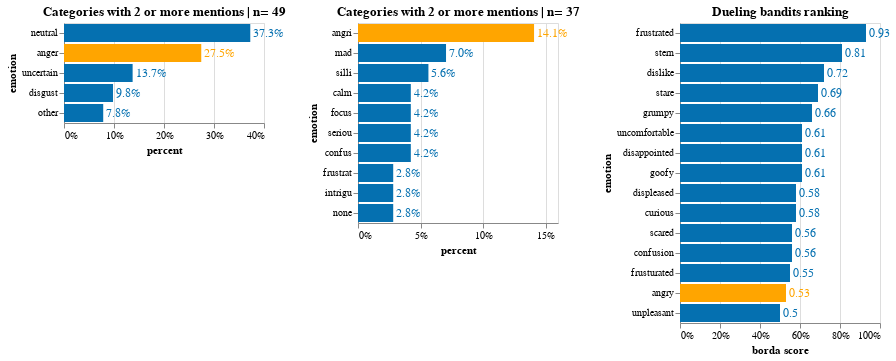

The notebook cell this image was saved under:
### Code cell
(anger_bfa_forced.properties(width=200) | anger_bfa_free.properties(width=200) | anger_bfa_next.properties(width=200))

### Figure 1 — Vega-Lite specification as saved in the notebook (floating-point values rounded to 4 significant figures)
{"config": {"view": {"continuousWidth": 400, "continuousHeight": 300}}, "hconcat": [{"layer": [{"mark": "bar", "encoding": {"color": {"condition": {"value": "orange", "test": "(datum.emotion === 'anger')"}, "value": "#0570b0"}, "x": {"type": "quantitative", "axis": {"format": ".0%"}, "field": "percent"}, "y": {"type": "nominal", "field": "emotion", "sort": "-x"}}, "title": "Categories with 2 or more mentions | n= 49"}, {"mark": {"type": "text", "align": "left", "baseline": "middle", "dx": 3, "fontSize": 12}, "encoding": {"color": {"condition": {"value": "orange", "test": "(datum.emotion === 'anger')"}, "value": "#0570b0"}, "text": {"type": "quantitative", "field": "percent", "format": ".1%"}, "x": {"type": "quantitative", "axis": {"format": ".0%"}, "field": "percent"}, "y": {"type": "nominal", "field": "emotion", "sort": "-x"}}, "title": "Categories with 2 or more mentions | n= 49"}], "data": {"name": "data-10ce7ba54f9577f764739d23abdc4981"}, "width": 200}, {"layer": [{"mark": "bar", "encoding": {"color": {"condition": {"value": "orange", "test": "(datum.emotion === 'angri')"}, "value": "#0570b0"}, "x": {"type": "quantitative", "axis": {"format": ".0%"}, "field": "percent"}, "y": {"type": "nominal", "field": "emotion", "sort": "-x"}}, "title": "Categories with 2 or more mentions | n= 37"}, {"mark": {"type": "text", "align": "left", "baseline": "middle", "dx": 3, "fontSize": 12}, "encoding": {"color": {"condition": {"value": "orange", "test": "(datum.emotion === 'angri')"}, "value": "#0570b0"}, "text": {"type": "quantitative", "field": "percent", "format": ".1%"}, "x": {"type": "quantitative", "axis": {"format": ".0%"}, "field": "percent"}, "y": {"type": "nominal", "field": "emotion", "sort": "-x"}}, "title": "Categories with 2 or more mentions | n= 37"}], "data": {"name": "data-bcf7779eaa63c7dfa5148195a3e951ac"}, "width": 200}, {"layer": [{"mark": "bar", "encoding": {"color": {"condition": {"value": "orange", "test": "(datum.emotion === 'angry')"}, "value": "#0570b0"}, "x": {"type": "quantitative", "axis": {"format": ".0%"}, "field": "borda score"}, "y": {"type": "nominal", "field": "emotion", "sort": "-x"}}, "title": "Dueling bandits ranking"}, {"mark": {"type": "text", "align": "left", "baseline": "middle", "dx": 3, "fontSize": 12}, "encoding": {"color": {"condition": {"value": "orange", "test": "(datum.emotion === 'angry')"}, "value": "#0570b0"}, "text": {"type": "quantitative", "field": "borda score"}, "x": {"type": "quantitative", "axis": {"format": ".0%"}, "field": "borda score"}, "y": {"type": "nominal", "field": "emotion", "sort": "-x"}}, "title": "Dueling bandits ranking"}], "data": {"name": "data-4d759d0a3a22a7ed32fc47e9d310cbe8"}, "width": 200}], "$schema": "https://vega.github.io/schema/vega-lite/v4.8.1.json", "datasets": {"data-10ce7ba54f9577f764739d23abdc4981": [{"counts": 19, "emotion": "neutral", "percent": 0.3725}, {"counts": 14, "emotion": "anger", "percent": 0.2745}, {"counts": 7, "emotion": "uncertain", "percent": 0.1373}, {"counts": 5, "emotion": "disgust", "percent": 0.09804}, {"counts": 4, "emotion": "other", "percent": 0.07843}], "data-bcf7779eaa63c7dfa5148195a3e951ac": [{"counts": 10, "emotion": "angri", "percent": 0.1408}, {"counts": 5, "emotion": "mad", "percent": 0.07042}, {"counts": 4, "emotion": "silli", "percent": 0.05634}, {"counts": 3, "emotion": "calm", "percent": 0.04225}, {"counts": 3, "emotion": "focus", "percent": 0.04225}, {"counts": 3, "emotion": "seriou", "percent": 0.04225}, {"counts": 3, "emotion": "confus", "percent": 0.04225}, {"counts": 2, "emotion": "frustrat", "percent": 0.02817}, {"counts": 2, "emotion": "intrigu", "percent": 0.02817}, {"counts": 2, "emotion": "none", "percent": 0.02817}], "data-4d759d0a3a22a7ed32fc47e9d310cbe8": [{"Rank": 0, "emotion": "frustrated", "borda score": 0.93, "Precision": 0.09}, {"Rank": 1, "emotion": "stern", "borda score": 0.81, "Precision": 0.12}, {"Rank": 2, "emotion": "dislike", "borda score": 0.72, "Precision": 0.16}, {"Rank": 3, "emotion": "stare", "borda score": 0.69, "Precision": 0.17}, {"Rank": 4, "emotion": "grumpy", "borda score": 0.66, "Precision": 0.19}, {"Rank": 5, "emotion": "uncomfortable", "borda score": 0.61, "Precision": 0.21}, {"Rank": 6, "emotion": "disappointed", "borda score": 0.61, "Precision": 0.21}, {"Rank": 7, "emotion": "goofy", "borda score": 0.61, "Precision": 0.21}, {"Rank": 8, "emotion": "displeased", "borda score": 0.58, "Precision": 0.23}, {"Rank": 9, "emotion": "curious", "borda score": 0.58, "Precision": 0.23}, {"Rank": 10, "emotion": "scared", "borda score": 0.56, "Precision": 0.24}, {"Rank": 11, "emotion": "confusion", "borda score": 0.56, "Precision": 0.24}, {"Rank": 12, "emotion": "frusturated", "borda score": 0.55, "Precision": 0.22}, {"Rank": 13, "emotion": "angry", "borda score": 0.53, "Precision": 0.24}, {"Rank": 14, "emotion": "unpleasant", "borda score": 0.5, "Precision": 0.27}]}}
